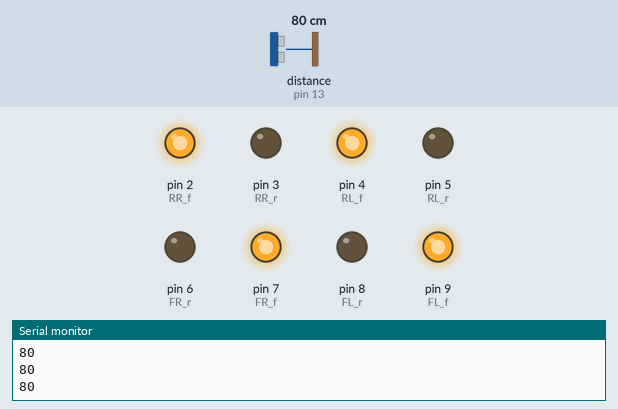
Bench run of a sketch on a simulated Arduino Uno, built with avr-gcc and run on an emulated ATmega328P. On the bench: output pins drawn as LEDs (lit = HIGH), the last lines printed to the serial monitor. Wiring (inferred from the names in the program): ultrasonic range finder: trigger pin 12; echo pin 13. The inputs (shaded band) are chosen by the test bench; at power-on: distance to the obstacle (sensor on pin 13) 80 cm. The echo pulse lasts 58.3 µs per cm; pins used as bus, display or sensor lines are not drawn.

Above: at 1.2 s.
1.3 s: distance to the obstacle (sensor on pin 13) set to 13 cm
2.8 s: distance to the obstacle (sensor on pin 13) set to 10 cm
At 3.6 s:
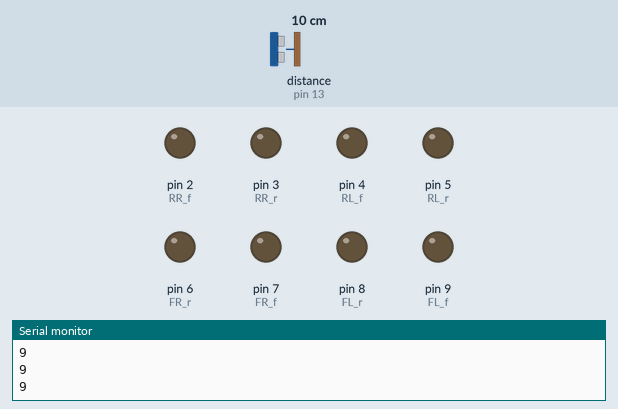
4.3 s: distance to the obstacle (sensor on pin 13) set to 18 cm
At 5.2 s:
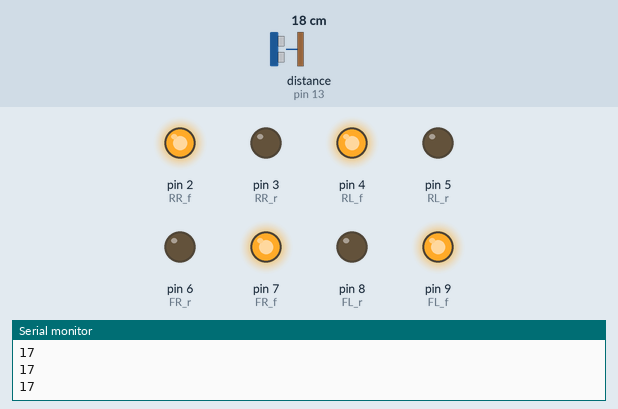
5.9 s: distance to the obstacle (sensor on pin 13) set to 2 cm
At 6.9 s:
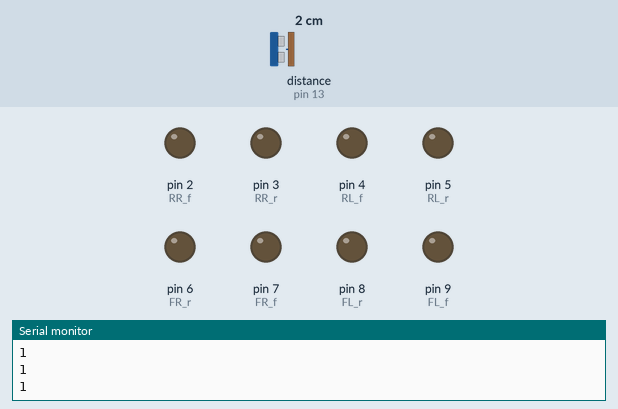
Timing chart, 0 to 8.5 s (numbered marks = the images above; inputs shaded):
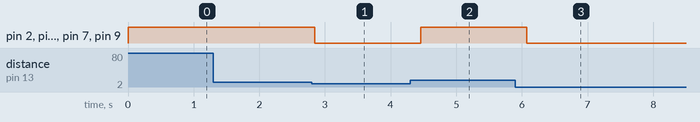

The sketch:

RobCar_MotorControl.ino
```cpp
// ***************** PINS **********************
// Ultrasonic Sensor
#define Trigger 12
#define Echo 13

// Front Right Motor (FR)
int FR_f = 7;  // forward (f)
int FR_r = 6;  // reverse (r)

// Front Left Motor (FL)
int FL_f = 9;
int FL_r = 8;

// Rear Right Motor (RR)
int RR_f = 2;
int RR_r = 3;

// Rear Left Motor (RL)
int RL_f = 4;
int RL_r = 5;

// ********************************************

void setup() {
  // Set all motor pins to output
  pinMode(FR_f, OUTPUT);
  pinMode(FR_r, OUTPUT);
  pinMode(FL_f, OUTPUT);
  pinMode(FL_r, OUTPUT);
  pinMode(RR_f, OUTPUT);
  pinMode(RR_r, OUTPUT);
  pinMode(RL_f, OUTPUT);
  pinMode(RL_r, OUTPUT);
  // Set Echo and Trigger for US Sensor
  pinMode(Echo, INPUT);
  pinMode(Trigger, OUTPUT);
  // Serial Initilisation
  Serial.begin(9600);
}

void loop() {
  // Set Trigger LOW
  digitalWrite(Trigger, LOW);
  delayMicroseconds(2);

  // Emit high frequency 40kHz sound pulse (i.e. pull the Trigger)
  digitalWrite(Trigger, HIGH);
  delayMicroseconds(10);
  digitalWrite(Trigger, LOW);

  // Detect a pulse
  int distance = pulseIn(Echo, HIGH);

  // Speed of sound is: 343 m/s -> 343 x 10^2 cm/s -> 343 x 10^2 x 10^-6 cm/us -> 29.15451895 us/cm
  distance = distance / 29 / 2;  // in cm
  // we divide by 2 to acount for the round trip

  // Driving Logic
  if (distance <= 10){
    // Emergency stop
    digitalWrite(FR_f, LOW);
    digitalWrite(FR_r, LOW);
    digitalWrite(FL_f, LOW);
    digitalWrite(FL_r, LOW);
    digitalWrite(RR_f, LOW);
    digitalWrite(RR_r, LOW);
    digitalWrite(RL_f, LOW);
    digitalWrite(RL_r, LOW);
  } else {
    // Forward Drive
    digitalWrite(FR_f, HIGH);
    digitalWrite(FR_r, LOW);
    digitalWrite(FL_f, HIGH);
    digitalWrite(FL_r, LOW);
    digitalWrite(RR_f, HIGH);
    digitalWrite(RR_r, LOW);
    digitalWrite(RL_f, HIGH);
    digitalWrite(RL_r, LOW);
  }
  // Print the distance in inches
  Serial.println(distance);

  // Pause for 100 milliseconds
  delay(200);
}
```

Measured:
- the behaviour switches between 12 and 11 cm on distance to the obstacle (sensor on pin 13) (found by bisection; images 0 and 1)
- after the input at 2.8 s, pin 2 (RR_f), pin 4 (RL_f), pin 7 (FR_f), pin 9 (FL_f): HIGH → LOW after 0.05 s
- after the input at 4.3 s, pin 2 (RR_f), pin 4 (RL_f), pin 7 (FR_f), pin 9 (FL_f): LOW → HIGH after 0.16 s
- after the input at 5.9 s, pin 2 (RR_f), pin 4 (RL_f), pin 7 (FR_f), pin 9 (FL_f): HIGH → LOW after 0.17 s
